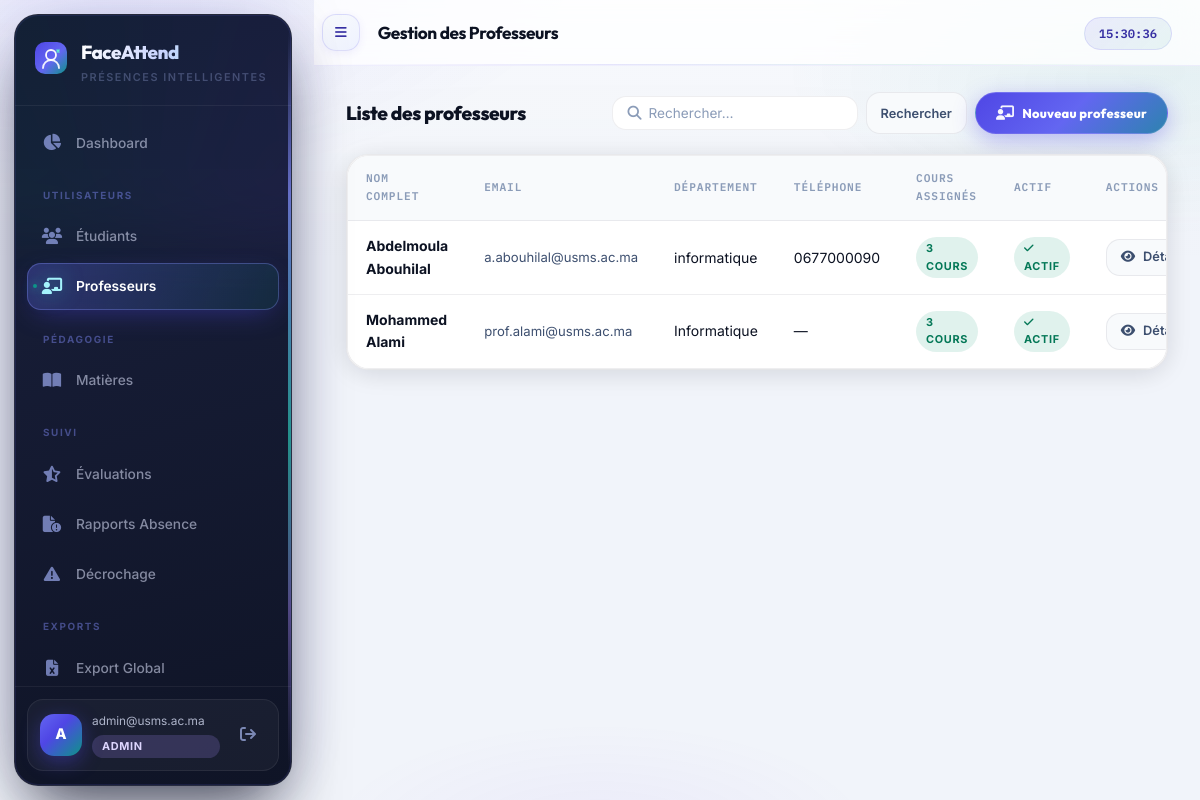
The page /admin/teachers (signed in) on the database its author committed.
### app/models/__init__.py (models this page shows, shortened)
class User(UserMixin, db.Model):
    __tablename__ = "users"
    id           = db.Column(db.Integer, primary_key=True)
    email        = db.Column(db.String(255), unique=True, nullable=False, index=True)
    password_hash= db.Column(db.String(255), nullable=False)
    role         = db.Column(db.Enum(RoleEnum), nullable=False)
    is_active    = db.Column(db.Boolean, default=True)
    consent_given= db.Column(db.Boolean, default=False)          # CNDP
    consent_date = db.Column(db.DateTime)
    failed_logins= db.Column(db.Integer, default=0)
    locked_until = db.Column(db.DateTime)
    created_at   = db.Column(db.DateTime, default=lambda: datetime.now(timezone.utc))
    updated_at   = db.Column(db.DateTime, onupdate=lambda: datetime.now(timezone.utc))
    deleted_at   = db.Column(db.DateTime)   # Soft delete (droit à l'oubli CNDP)
    student_profile = db.relationship("Student", back_populates="user", uselist=False)
    teacher_profile = db.relationship("Teacher", back_populates="user", uselist=False)

class Teacher(db.Model):
    __tablename__ = "teachers"
    id         = db.Column(db.Integer, primary_key=True)
    user_id    = db.Column(db.Integer, db.ForeignKey("users.id"), unique=True)
    first_name = db.Column(db.String(100), nullable=False)
    last_name  = db.Column(db.String(100), nullable=False)
    department = db.Column(db.String(100))
    phone      = db.Column(db.String(20))
    user    = db.relationship("User", back_populates="teacher_profile")
    courses = db.relationship("Course", back_populates="teacher", lazy="dynamic")
    @property
    def full_name(self):
        return f"{self.first_name} {self.last_name}"

### app/api/admin.py (the view, shortened to what this page needs)
@admin_bp.route("/teachers")
@admin_required
def teachers():
    page   = request.args.get("page", 1, type=int)
    search = request.args.get("q", "")
    query  = Teacher.query.join(User).filter(User.deleted_at.is_(None))
    pagination = query.order_by(Teacher.last_name).paginate(page=page, per_page=20, error_out=False)
    return render_template("admin/teachers.html", pagination=pagination, search=search)

### app/api/admin.py (called while the page is built)
def admin_required(f):
    @wraps(f)
    @login_required
    def decorated(*args, **kwargs):
        if current_user.role != RoleEnum.ADMIN:
            flash("Accès réservé aux administrateurs.", "danger")
            return redirect(url_for("auth.login"))
        return f(*args, **kwargs)
    return decorated

### frontend/templates/admin/teachers.html (shortened to what this page needs)
{% extends "base.html" %}
{% block page_title %}Gestion des Professeurs{% endblock %}
{% block content %}
<div class="section-header">
  <h2>Liste des professeurs</h2>
  <div style="display:flex;gap:8px">
    <form method="GET" style="display:flex;gap:8px">
      <div class="input-icon-wrap" style="flex:1">
        <input type="text" name="q" value="{{ search }}" placeholder="Rechercher…"
               style="padding:8px 12px 8px 36px;background:var(--bg-2);border:1px solid var(--border-2);border-radius:var(--radius);color:var(--text);font-size:.85rem;outline:none;min-width:220px"/>
      </div>
      <button type="submit" class="btn btn--ghost btn--sm">Rechercher</button>
    </form>
    <a href="{{ url_for('admin.create_teacher') }}" class="btn-create-pill">
      <i class="fas fa-chalkboard-user"></i> Nouveau professeur
    </a>
  </div>
</div>
<div class="card" style="padding:0">
  <div class="table-wrap">
    <table>
      <thead>
        <tr>
          <th>Nom complet</th>
          <th>Email</th>
          <th>Département</th>
          <th>Téléphone</th>
          <th>Cours assignés</th>
          <th>Actif</th>
          <th>Actions</th>
        </tr>
      </thead>
      <tbody>
        {% for teacher in pagination.items %}
        <tr>
          <td><strong>{{ teacher.full_name }}</strong></td>
          <td style="font-size:.82rem;color:var(--text-2)">{{ teacher.user.email }}</td>
          <td>{{ teacher.department or '—' }}</td>
          <td>{{ teacher.phone or '—' }}</td>
          <td>
            {% set nb = teacher.courses.count() %}
            {% if nb > 0 %}
              <span class="badge badge--present">{{ nb }} cours</span>
            {% else %}
              <span style="color:var(--text-3);font-size:.8rem">Aucun</span>
            {% endif %}
          </td>
          <td>
            {% if teacher.user.is_active %}
              <span class="badge badge--present"><i class="fas fa-check"></i> Actif</span>
            {% else %}
              <span class="badge badge--absent"><i class="fas fa-xmark"></i> Inactif</span>
            {% endif %}
          </td>
          <td>
            <a href="{{ url_for('admin.teacher_detail', teacher_id=teacher.id) }}"
               class="btn btn--sm btn--ghost">
              <i class="fas fa-eye"></i> Détail
            </a>
          </td>
        </tr>
        {% endfor %}
      </tbody>
    </table>
  </div>
</div>
{% endblock %}

### frontend/templates/base.html (shortened to what this page needs)
<!DOCTYPE html>
<html lang="fr">
<head>
  <link rel="stylesheet" href="https://cdnjs.cloudflare.com/ajax/libs/font-awesome/6.6.0/css/all.min.css"/>
  <link rel="stylesheet" href="{{ url_for('static', filename='css/main.css') }}"/>
</head>
<body>
{% if current_user.is_authenticated %}
<aside class="sidebar" id="sidebar" aria-label="Navigation principale">
  <div class="sidebar__aurora" aria-hidden="true"></div>
  <div class="sidebar__rail" aria-hidden="true"></div>
  <div class="sidebar__brand">
    <span class="sidebar__logo">
    </span>
    <div class="sidebar__brand-text">
      <span class="sidebar__name">FaceAttend</span>
      <span class="sidebar__tagline">Présences intelligentes</span>
    </div>
  </div>
  <nav class="sidebar__nav">
    {% if current_user.role.value == 'admin' %}
      <a href="{{ url_for('admin.dashboard') }}"
         class="nav-item {% if request.endpoint == 'admin.dashboard' %}active{% endif %}">
        <i class="fas fa-chart-pie"></i><span>Dashboard</span>
      </a>
      <div class="nav-separator">Utilisateurs</div>
      <a href="{{ url_for('admin.students') }}"
         class="nav-item {% if 'students' in request.path and 'edit' not in request.path %}active{% endif %}">
        <i class="fas fa-users"></i><span>Étudiants</span>
      </a>
      <a href="{{ url_for('admin.teachers') }}"
         class="nav-item {% if 'teachers' in request.path and 'edit' not in request.path %}active{% endif %}">
        <i class="fas fa-chalkboard-user"></i><span>Professeurs</span>
      </a>
      <div class="nav-separator">Pédagogie</div>
      <a href="{{ url_for('admin.courses') }}"
         class="nav-item {% if 'courses' in request.path %}active{% endif %}">
        <i class="fas fa-book-open"></i><span>Matières</span>
      </a>
      <div class="nav-separator">Suivi</div>
      <a href="{{ url_for('admin.evaluations') }}"
         class="nav-item {% if 'evaluations' in request.path %}active{% endif %}">
        <i class="fas fa-star-half-stroke"></i><span>Évaluations</span>
      </a>
      <a href="{{ url_for('admin.absence_reports') }}"
         class="nav-item {% if 'absence-reports' in request.path %}active{% endif %}">
        <i class="fas fa-file-circle-exclamation"></i><span>Rapports Absence</span>
      </a>
      <a href="{{ url_for('admin.at_risk') }}"
         class="nav-item {% if 'at-risk' in request.path %}active{% endif %}">
        <i class="fas fa-triangle-exclamation"></i><span>Décrochage</span>
      </a>
      <div class="nav-separator">Exports</div>
      <a href="{{ url_for('admin.export_report') }}" class="nav-item">
        <i class="fas fa-file-excel"></i><span>Export Global</span>
      </a>
    {% endif %}
  </nav>
  <div class="sidebar__footer">
    <div class="sidebar__user-card">
      <div class="avatar">{{ current_user.email[0].upper() }}</div>
      <div class="sidebar__user-info">
        <span class="sidebar__user-email">{{ current_user.email }}</span>
        <span class="sidebar__user-role badge badge--{{ current_user.role.value }}">{{ current_user.role.value }}</span>
      </div>
      <a href="{{ url_for('auth.logout') }}" class="btn-logout" title="Déconnexion">
        <i class="fas fa-arrow-right-from-bracket"></i>
      </a>
    </div>
  </div>
</aside>
<main class="main-content">
  <header class="topbar">
    <button class="topbar__toggle" onclick="document.getElementById('sidebar').classList.toggle('collapsed')">
      <i class="fas fa-bars"></i>
    </button>
    <h1 class="topbar__title">{% block page_title %}{% endblock %}</h1>
    <div class="topbar__right">
      <span class="topbar__time" id="clock"></span>
    </div>
  </header>
  <div class="page-body">
    {% block content %}{% endblock %}
  </div>
</main>
{% else %}
  {% block auth_content %}{% endblock %}
{% endif %}
</body>
</html>

### rows shown on the page
User: email "A", email "admin@usms.ac.ma", role.value "ADMIN"
Teacher: full_name "Abdelmoula Abouhilal", user.email "a.abouhilal@usms.ac.ma", department "informatique", phone "0677000090", nb "3"
Teacher: full_name "Mohammed Alami", user.email "prof.alami@usms.ac.ma", department "Informatique", phone "—", nb "3"
